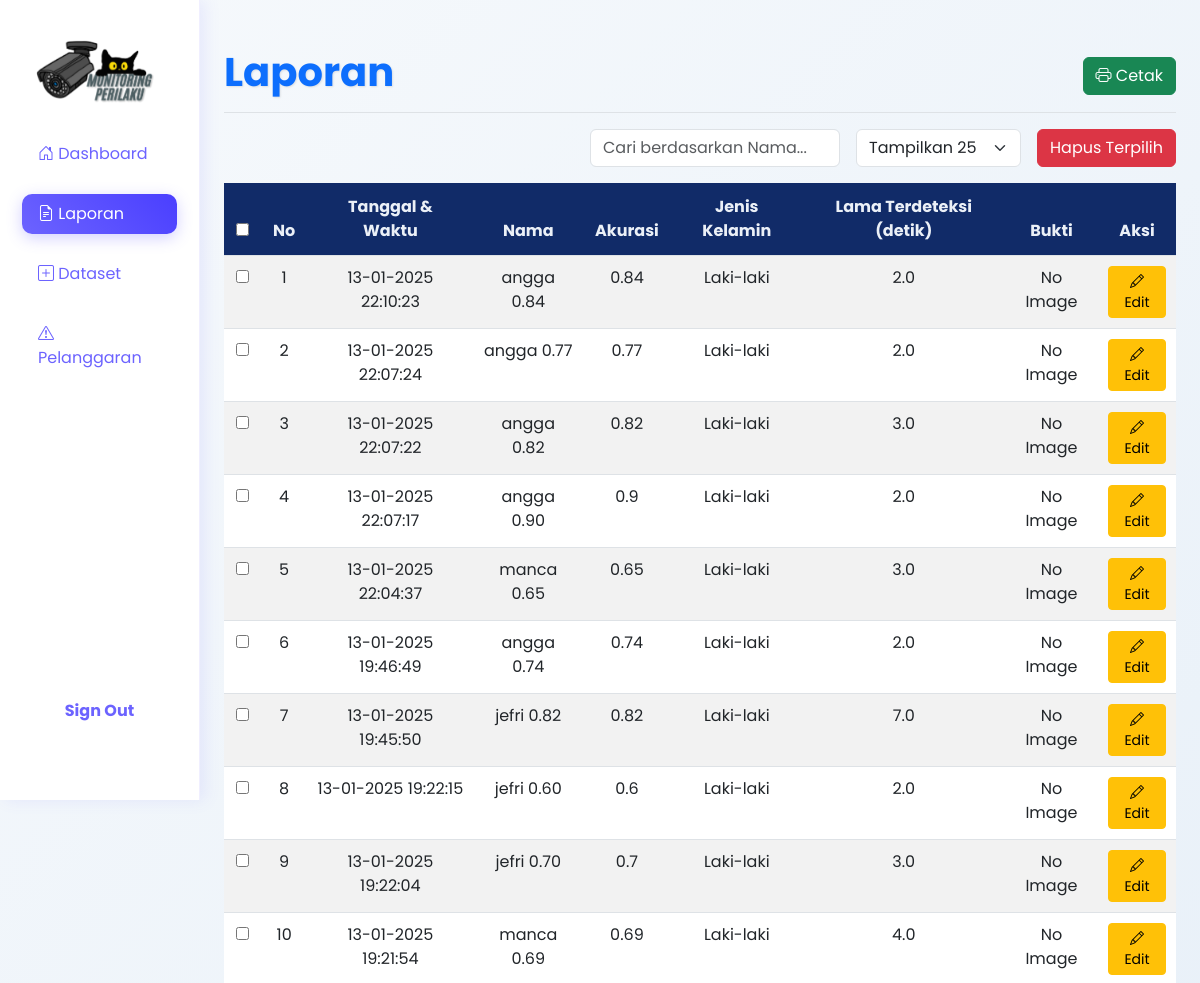
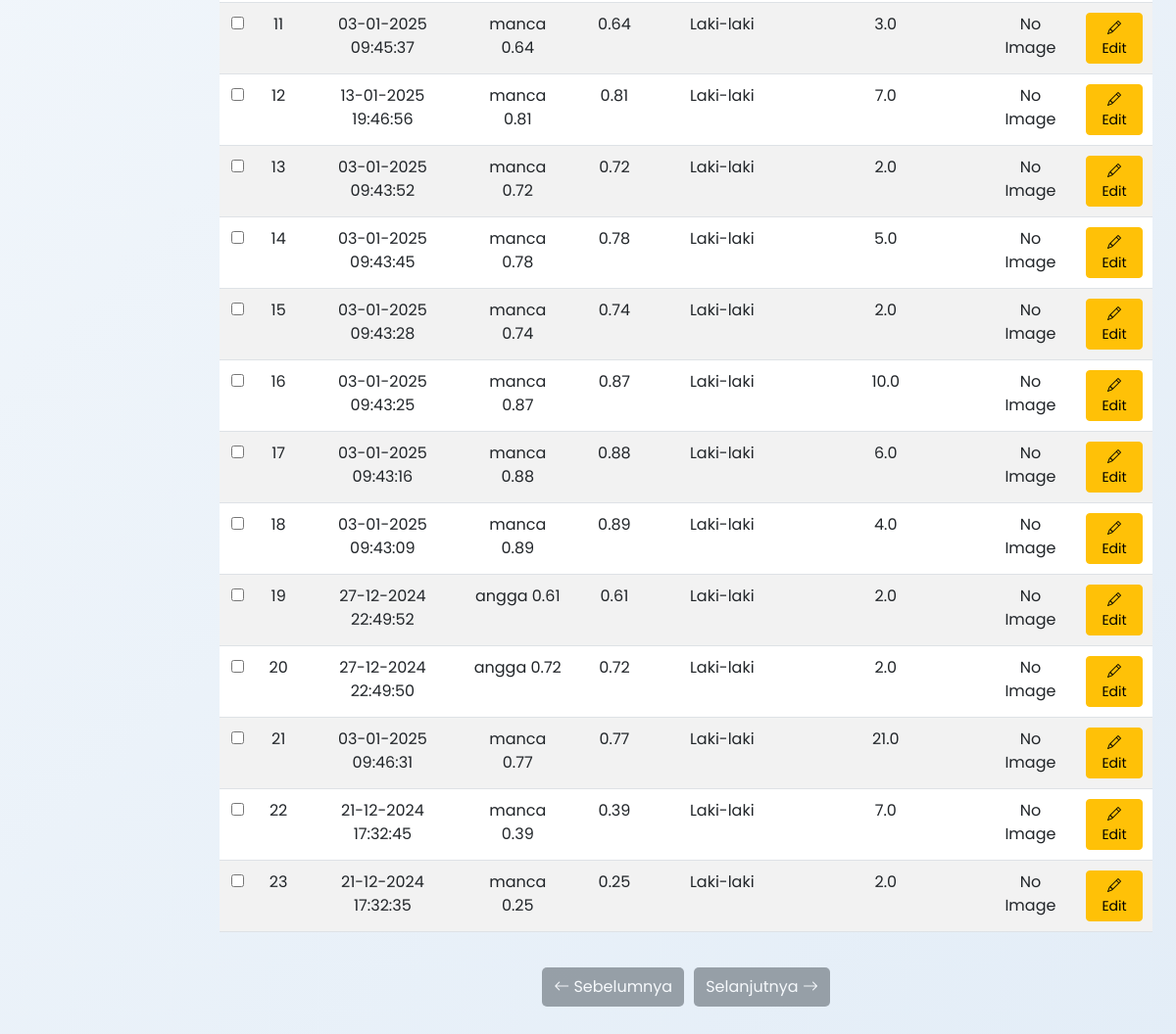
Screenshot of /laporan with the database file from the repository (2 pictures, top to bottom).
### app.py (models this page shows, shortened)
class DetectionLog(db.Model):
    id = db.Column(db.Integer, primary_key=True)
    timestamp = db.Column(db.DateTime, nullable=False, default=datetime.utcnow)
    label = db.Column(db.String(64), nullable=False)
    confidence = db.Column(db.Float, nullable=False)
    gender = db.Column(db.String(10), nullable=False)
    duration = db.Column(db.Float, nullable=False)
    completed = db.Column(db.Boolean, default=False)
    image_path = db.Column(db.String(200), nullable=True)

### app.py (the view)
@app.route('/laporan')
def laporan():
    logs = DetectionLog.query.filter(~DetectionLog.label.like('%minuman%')).all()
    return render_template('laporan.html', logs=logs)

### templates/laporan.html (shortened to what this page needs)
<!DOCTYPE html>
<html lang="id">
<head>
    <link href="https://cdnjs.cloudflare.com/ajax/libs/bootstrap/5.3.0/css/bootstrap.min.css" rel="stylesheet">
    <link href="https://cdn.jsdelivr.net/npm/bootstrap-icons@1.8.1/font/bootstrap-icons.css" rel="stylesheet">
    <link rel="stylesheet" href="https://cdnjs.cloudflare.com/ajax/libs/animate.css/4.1.1/animate.min.css" />
</head>
<body>
    <div class="container-fluid">
        <div class="row h-100">
            <nav class="col-md-3 col-lg-2 sidebar animate__animated animate__slideInLeft">
                <div class="position-sticky pt-3">
                    <img src="{{ url_for('static', filename='logo2.png') }}" alt="Logo"
                        class="animate__animated animate__fadeIn">
                    <ul class="nav flex-column">
                        <li class="nav-item animate__animated animate__fadeInLeft" style="animation-delay: 0.2s">
                            <a class="nav-link" href="{{ url_for('dashboard') }}">
                                <i class="bi bi-house-door"></i> Dashboard
                            </a>
                        </li>
                        <li class="nav-item animate__animated animate__fadeInLeft" style="animation-delay: 0.4s">
                            <a class="nav-link active" href="#">
                                <i class="bi bi-file-earmark-text"></i> Laporan
                            </a>
                        </li>
                        <li class="nav-item animate__animated animate__fadeInLeft" style="animation-delay: 0.6s">
                            <a class="nav-link" href="{{ url_for('dataset') }}">
                                <i class="bi bi-plus-square"></i> Dataset
                            </a>
                        </li>
                        <li class="nav-item animate__animated animate__fadeInLeft" style="animation-delay: 0.8s">
                            <a class="nav-link" href="{{ url_for('pelanggaran') }}">
                                <i class="bi bi-exclamation-triangle"></i> Pelanggaran
                            </a>
                        </li>
                        <div class="mt-2">
                            <a href="{{ url_for('logout') }}"
                                class="btn btn-logout w-100 animate__animated animate__fadeInLeft fw-bold"
                                style="animation-delay: 1.2s;">Sign Out</a>
                        </div>
                    </ul>
                </div>
            </nav>
            <main class="col-md-9 ms-sm-auto col-lg-10 px-md-4 main-content">
                <div
                    class="d-flex justify-content-between flex-wrap flex-md-nowrap align-items-center pt-3 pb-2 mb-3 border-bottom">
                    <h1 class="h2 text-primary fw-bold"
                        style="font-size: 2.5rem; text-shadow: 1px 1px 2px rgba(0, 0, 0, 0.1);">
                        Laporan
                    </h1>
                    <button class="btn btn-success" onclick="printTable()" title="Cetak Laporan">
                        <i class="bi bi-printer"></i> Cetak
                    </button>
                </div>
                <div class="d-flex justify-content-end align-items-center mb-3" id="controls">
                    <input type="text" id="searchInput" class="form-control me-3" placeholder="Cari berdasarkan Nama..."
                        onkeyup="filterTable()" style="max-width: 250px;" aria-label="Search">
                    <select id="recordsPerPage" class="form-select me-3" style="max-width: 165px;"
                        onchange="updateDisplayCount()" aria-label="Records per page">
                        <option value="25">Tampilkan 25</option>
                    </select>
                    <button class="btn btn-danger" id="deleteButton" onclick="deleteSelected()">Hapus Terpilih</button>
                </div>
                <div class="table-responsive">
                    <table class="table table-striped" id="dataTable">
                        <thead>
                            <tr>
                                <th><input type="checkbox" id="selectAll" onclick="toggleSelectAll(this)"></th>
                                <th>No</th>
                                <th>Tanggal & Waktu</th>
                                <th>Nama</th>
                                <th>Akurasi</th>
                                <th>Jenis Kelamin</th>
                                <th>Lama Terdeteksi (detik)</th>
                                <th>Bukti</th>
                                <th class="action-icons">Aksi</th>
                            </tr>
                        </thead>
                        <tbody id="tableBody">
                            {% for log in logs | reverse %}
                            <tr class="animate__animated animate__fadeIn" style="animation-delay: 0.2s;">
                                <td><input type="checkbox" class="recordCheckbox" value="{{ log.id }}"></td>
                                <td class="row-number">{{ loop.index }}</td>
                                <td>{{ log.timestamp.strftime('%d-%m-%Y %H:%M:%S') }}</td>
                                <td>{{ log.label }}</td>
                                <td>{{ log.confidence | round(2) }}</td>
                                <td>
                                    {% if log.gender == 'Male' %}
                                    Laki-laki
                                    {% elif log.gender == 'Female' %}
                                    Perempuan
                                    {% else %}
                                    Tidak ada
                                    {% endif %}
                                </td>
                                <td>{{ log.duration | round(0) }}</td>
                                <td>
                                    {% if log.image_path %}
                                    <img src="{{ url_for('static', filename=log.image_path) }}" alt="Image"
                                        class="img-thumbnail" onclick="showImage(this)" aria-label="View Image">
                                    {% else %}
                                    No Image
                                    {% endif %}
                                </td>
                                <td class="action-icons">
                                    <div class="action-buttons">
                                        <button class="btn btn-warning btn-sm" data-bs-toggle="modal"
                                            data-bs-target="#editLogModal" data-id="{{ log.id }}"
                                            data-label="{{ log.label }}"
                                            data-confidence="{{ log.confidence | round(2) }}"
                                            data-gender="{% if log.gender == 'Male' %}Laki-laki{% elif log.gender == 'Female' %}Perempuan{% else %}Tidak ada{% endif %}"
                                            data-duration="{{ log.duration | round(0) }}"
                                            data-image="{{ log.image_path }}">
                                            <i class="bi bi-pencil"></i> Edit
                                        </button>
                                    </div>
                                </td>
                            </tr>
                            {% endfor %}
                        </tbody>
                    </table>
                </div>
                <div class="d-flex justify-content-center pagination-buttons">
                    <button class="btn btn-secondary" id="prevPage" onclick="changePage(-1)" title="Sebelumnya" >
                        <i class="bi bi-arrow-left"></i> Sebelumnya
                    </button>
                    <button class="btn btn-secondary" id="nextPage" onclick="changePage(1)" title="Selanjutnya">
                        Selanjutnya <i class="bi bi-arrow-right"></i>
                    </button>
                </div>
            </main>
        </div>
    </div>
</body>
</html>

### templates/laporan.html (style rules this page uses)
* { margin: 0; padding: 0; box-sizing: border-box; font-family: 'Poppins', sans-serif; }
body { background: linear-gradient(135deg, #f6f9fc 0%, #e3edf7 100%); color: #2c3e50; min-height: 100vh; overflow-x: hidden; }
.sidebar { height: 100vh; background: rgba(255, 255, 255, 0.9); backdrop-filter: blur(10px); border-right: 1px solid rgba(108, 99, 255, 0.1); transition: all 0.5s cubic-bezier(0.4, 0, 0.2, 1); position: fixed; z-index: 1000; box-shadow: 5px 0 15px rgba(108, 99, 255, 0.1); }
.sidebar img { width: 80%; display: block; margin: 20px auto; transition: transform 0.5s ease; }
.nav-link { color: #6c63ff; margin: 10px; border-radius: 10px; transition: all 0.3s ease; position: relative; overflow: hidden; }
.nav-link::before { content: ''; position: absolute; top: 0; left: -100%; width: 100%; height: 100%; background: linear-gradient(90deg, transparent, rgba(108, 99, 255, 0.1), transparent); transition: 0.5s; }
.nav-link.active { background: linear-gradient(45deg, #6c63ff, #4a3fff); color: #fff; box-shadow: 0 4px 15px rgba(108, 99, 255, 0.3); }
.main-content { margin-left: 16.66667%; padding: 2rem; }
.table { width: 100%; table-layout: auto; margin-bottom: 1rem; }
.table th { background-color: #112b68; color: #ebf0f7; text-align: center; padding: 12px; }
.table td { text-align: center; padding: 10px; }
.table-striped tbody tr:nth-of-type(odd) { background-color: rgba(108, 99, 255, 0.1); }
.pagination-buttons { margin: 20px 0; text-align: center; }
.pagination-buttons button { margin: 0 5px; background-color: #112b68; color: #ebf0f7; border: none; padding: 8px 12px; border-radius: 5px; cursor: pointer; transition: background-color 0.3s; }
.btn-logout { background-color: transparent; color: #6c63ff; border: 2px solid transparent; position: relative; overflow: hidden; transition: color 0.3s ease; margin-top: 295px; }
.btn-logout::before { content: ''; position: absolute; top: 0; left: -100%; width: 100%; height: 100%; background: rgba(108, 99, 255, 0.3); transition: left 0.5s; }

### rows the page displays
DetectionLog: timestamp "13-01-2025 22:10:23", label "angga 0.84", confidence "0.84", gender "Laki-laki", duration "2.0", shows "No Image"
DetectionLog: timestamp "13-01-2025 22:07:24", label "angga 0.77", confidence "0.77", gender "Laki-laki", duration "2.0", shows "No Image"
DetectionLog: timestamp "13-01-2025 22:07:22", label "angga 0.82", confidence "0.82", gender "Laki-laki", duration "3.0", shows "No Image"
DetectionLog: timestamp "13-01-2025 22:07:17", label "angga 0.90", confidence "0.9", gender "Laki-laki", duration "2.0", shows "No Image"
DetectionLog: timestamp "13-01-2025 22:04:37", label "manca 0.65", confidence "0.65", gender "Laki-laki", duration "3.0", shows "No Image"
DetectionLog: timestamp "13-01-2025 19:46:49", label "angga 0.74", confidence "0.74", gender "Laki-laki", duration "2.0", shows "No Image"
DetectionLog: timestamp "13-01-2025 19:45:50", label "jefri 0.82", confidence "0.82", gender "Laki-laki", duration "7.0", shows "No Image"
DetectionLog: timestamp "13-01-2025 19:22:15", label "jefri 0.60", confidence "0.6", gender "Laki-laki", duration "2.0", shows "No Image"
DetectionLog: timestamp "13-01-2025 19:22:04", label "jefri 0.70", confidence "0.7", gender "Laki-laki", duration "3.0", shows "No Image"
DetectionLog: timestamp "13-01-2025 19:21:54", label "manca 0.69", confidence "0.69", gender "Laki-laki", duration "4.0", shows "No Image"
DetectionLog: timestamp "03-01-2025 09:45:37", label "manca 0.64", confidence "0.64", gender "Laki-laki", duration "3.0", shows "No Image"
DetectionLog: timestamp "13-01-2025 19:46:56", label "manca 0.81", confidence "0.81", gender "Laki-laki", duration "7.0", shows "No Image"
DetectionLog: timestamp "03-01-2025 09:43:52", label "manca 0.72", confidence "0.72", gender "Laki-laki", duration "2.0", shows "No Image"
DetectionLog: timestamp "03-01-2025 09:43:45", label "manca 0.78", confidence "0.78", gender "Laki-laki", duration "5.0", shows "No Image"
DetectionLog: timestamp "03-01-2025 09:43:28", label "manca 0.74", confidence "0.74", gender "Laki-laki", duration "2.0", shows "No Image"
DetectionLog: timestamp "03-01-2025 09:43:25", label "manca 0.87", confidence "0.87", gender "Laki-laki", duration "10.0", shows "No Image"
DetectionLog: timestamp "03-01-2025 09:43:16", label "manca 0.88", confidence "0.88", gender "Laki-laki", duration "6.0", shows "No Image"
DetectionLog: timestamp "03-01-2025 09:43:09", label "manca 0.89", confidence "0.89", gender "Laki-laki", duration "4.0", shows "No Image"
DetectionLog: timestamp "27-12-2024 22:49:52", label "angga 0.61", confidence "0.61", gender "Laki-laki", duration "2.0", shows "No Image"
DetectionLog: timestamp "27-12-2024 22:49:50", label "angga 0.72", confidence "0.72", gender "Laki-laki", duration "2.0", shows "No Image"
DetectionLog: timestamp "03-01-2025 09:46:31", label "manca 0.77", confidence "0.77", gender "Laki-laki", duration "21.0", shows "No Image"
DetectionLog: timestamp "21-12-2024 17:32:45", label "manca 0.39", confidence "0.39", gender "Laki-laki", duration "7.0", shows "No Image"
DetectionLog: timestamp "21-12-2024 17:32:35", label "manca 0.25", confidence "0.25", gender "Laki-laki", duration "2.0", shows "No Image"
